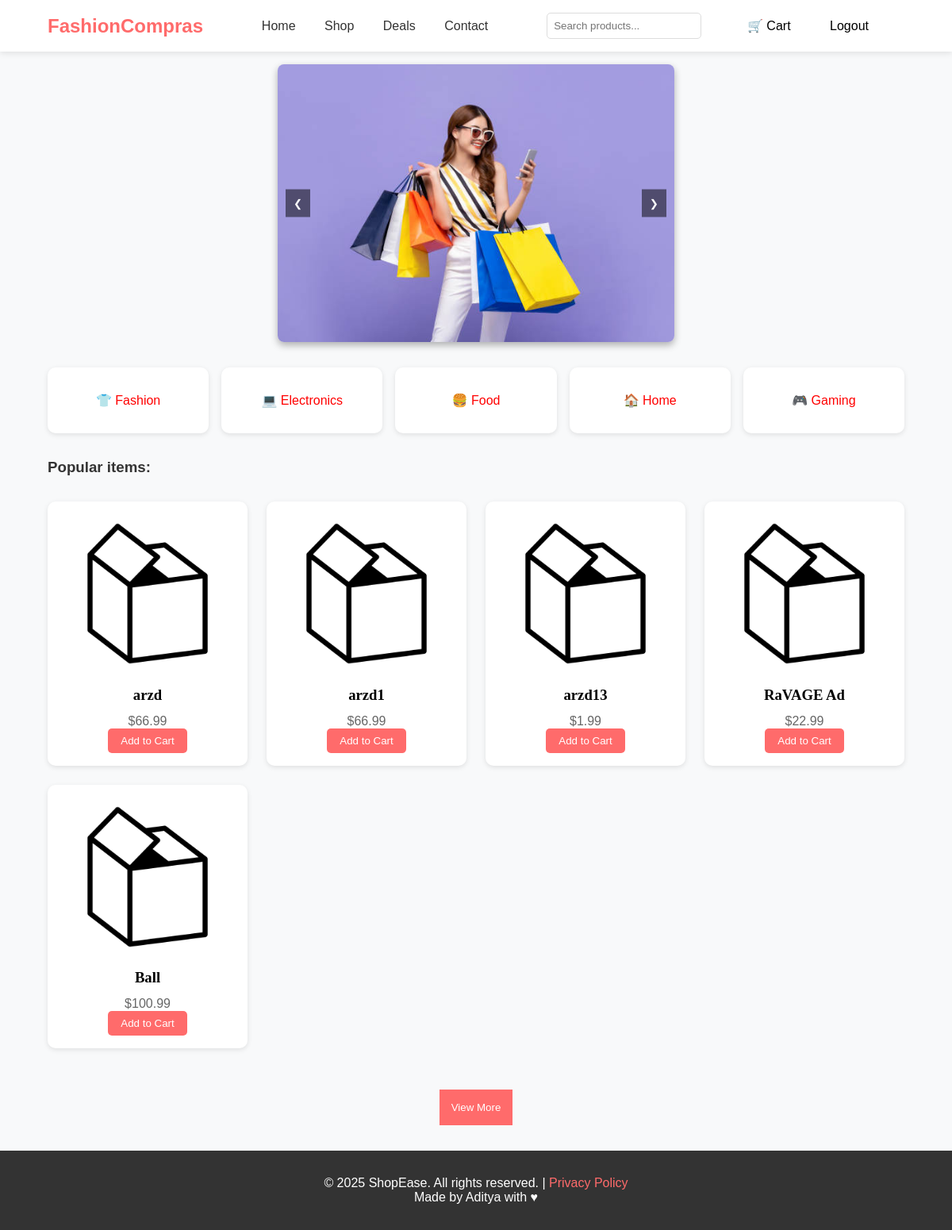
The page / (signed in) on the database as committed earlier.
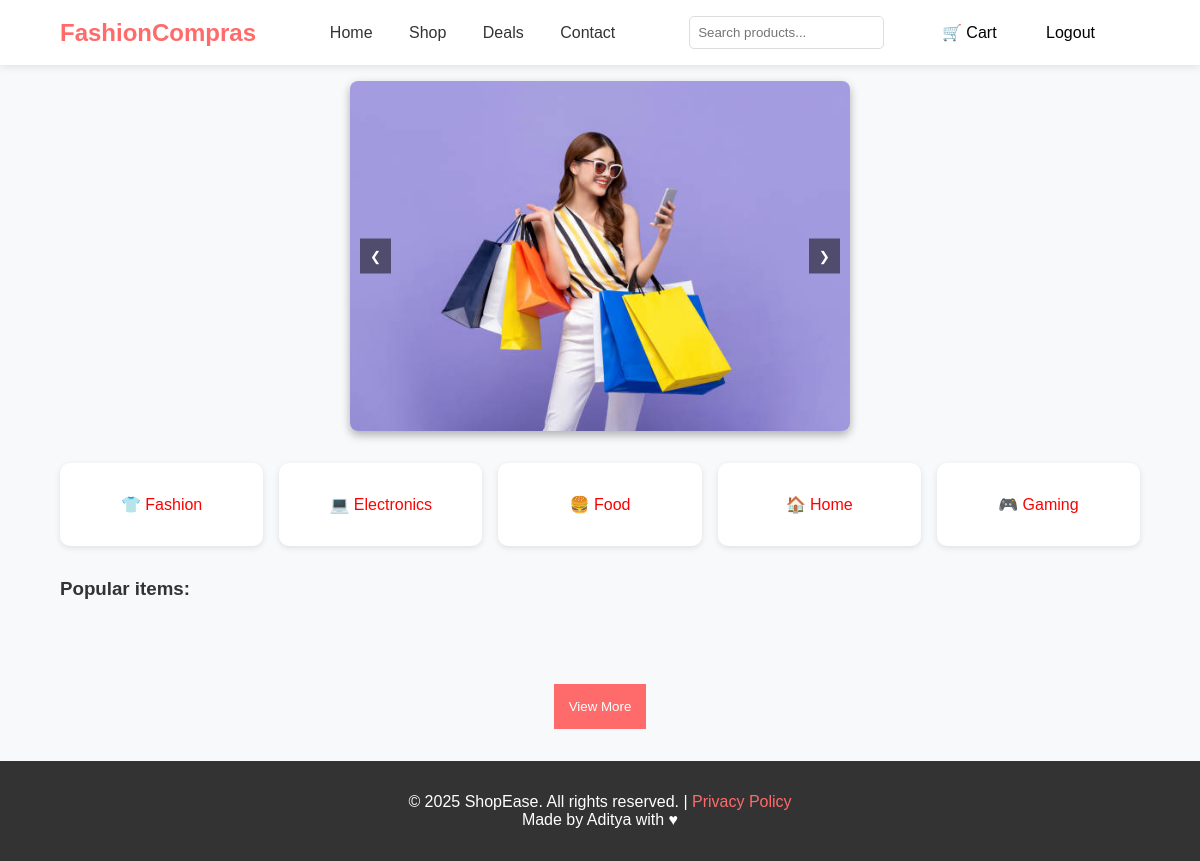
The same page on the database as committed later.
### app/models.py (models this page shows, shortened)
class Item(models.Model):
    CATEGORY_CHOICES = [
        ("fashion", "Fashion"),
        ("electronics", "Electronics"),
        ("food", "Food"),
        ("home", "Home"),
        ("gaming", "Gaming"),
    ]
    user = models.ForeignKey(Auth, on_delete=models.CASCADE, related_name="items")#A user's items.
    name = models.CharField(max_length=100)
    description = models.TextField()
    price = models.DecimalField(max_digits=10, decimal_places=2)
    quantity = models.PositiveIntegerField(default=0)
    category = models.CharField(max_length=20, choices=CATEGORY_CHOICES)
    created_at = models.DateTimeField(auto_now_add=True)
    updated_at = models.DateTimeField(auto_now=True)

### app/views.py (the view)
# urls.py: 2. Add a URL to urlpatterns:  path('', views.home, name='home')
@login_required(login_url='login_page')  # if not logged in → redirect to /login/
def home(request):
    context = {
        'items': Item.objects.all() #To get all of the items objects
        }
    return render(request, 'home.html' , context)

### app/templates/home.html (shortened to what this page needs)
{% load static %}
<!DOCTYPE html>
<html lang="en">
<head>
</head>
<body>
  <header>
    <div class="logo">FashionCompras</div>
    <nav>
      <a href="{% url 'home' %}">Home</a>
      <a href="{% url 'Shop' %}">Shop</a>
      <a href="{% url 'deals' %}">Deals</a>
      <a href="{% url 'Contact'%}">Contact</a>
    </nav>
    <div class="search-box">
      <form method="get" action="{% url 'Shop' %}">
        <input type="text" name="q" placeholder="Search products..." value="{{ query|default:'' }}">
      </form>
    </div>
    <div class="cart">
      <a href="{% url 'cart' %}" style="text-decoration: none; cursor: pointer;color: black ; margin-right: 45px">🛒 Cart</a>
      {% if request.user.is_authenticated %}
        <a href="{% url 'logout' %}" style="text-decoration: none; cursor: pointer;color: black ; margin-right: 45px">Logout</a>
      {% else %}
        <a href="{% url 'login_page' %}" style="text-decoration: none; cursor: pointer;color: black ; margin-right: 45px">Login</a>
      {% endif %}
    </div>
  </header>
  <div class="imageslider" style="margin-top: 1rem;">
    {% include 'ImageSlider.html' %}
  </div>
<section class="categories">
  <a href="{% url 'category' 'Fashion' %}" class = "categories-links"><div class="category">👕 Fashion</div></a>
  <a href="{% url 'category' 'Electronics' %}" class = "categories-links"><div class="category">💻 Electronics</div></a>
  <a href="{% url 'category' 'Food' %}" class = "categories-links"><div class="category">🍔 Food</div></a>
  <a href="{% url 'category' 'Home' %}" class = "categories-links"><div class="category">🏠 Home</div></a>
  <a href="{% url 'category' 'Gaming' %}" class = "categories-links"><div class="category">🎮 Gaming</div></a>
</section>
  <h3 style="padding: 0 5%;">Popular items:</h3>
  <section class="products">
    {% for i in items %}
  <div class="hidden-product" style="display:none">
    <a href="{% url 'item' i.pk %}">
    {% if i.images.exists %}
      <img src="{{ i.images.first.image.url }}" alt="{{ i.name }}" class="main-img">
      {% else %}
        <img src="{% static 'images/blank_image.png' %}" alt="{{ i.name }}" class="main-img">
      {% endif %}
    </a>
    <a href="{% url 'item' i.pk %}" style="text-decoration: none;"><h3 style="text-decoration: none; color: black; font-family: Times New Roman;">{{ i.name }}</h3></a>
    <a href="{% url 'item' i.pk %}" style="text-decoration: none; color:color: #666 ;"><p>${{ i.price }}</p></a>
    <button>Add to Cart</button>
  </div>
  {% endfor %}
  </section>
  <div style="display: flex; justify-content: center; margin-top: 20px;">
    <button id="view-more-btn" style="background-color: #ff6b6b; color: white; padding: 15px; border-width: 0px">
      View More
    </button>
  </div>
  <footer>
    <p>&copy; 2025 ShopEase. All rights reserved. | <a href="{% url 'PrivacyPolicy' %}">Privacy Policy</a></p>
    <p style="display: flex; justify-content: center;">Made by Aditya with ♥</p>
  </footer>
</body>
</html>

Rows that differ between the two databases and show on the page:
removed Item: name "arzd", price "66.99"
removed Item: name "arzd1", price "66.99"
removed Item: name "arzd13", price "1.99"
removed Item: name "RaVAGE Ad", price "22.99"
removed Item: name "Ball", price "100.99"
